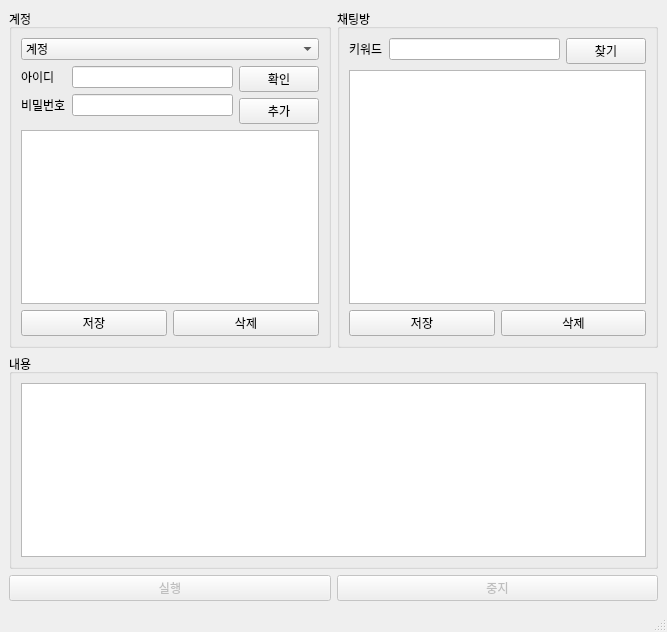
<?xml version="1.0" encoding="UTF-8"?>
<ui version="4.0">
 <class>MainWindow</class>
 <widget class="QMainWindow" name="MainWindow">
  <property name="geometry">
   <rect>
    <x>0</x>
    <y>0</y>
    <width>667</width>
    <height>632</height>
   </rect>
  </property>
  <property name="windowTitle">
   <string>밴드 채팅 보내기 매크로</string>
  </property>
  <widget class="QWidget" name="centralwidget">
   <layout class="QVBoxLayout" name="verticalLayout">
    <item>
     <layout class="QHBoxLayout" name="horizontalLayout_5">
      <item>
       <widget class="QGroupBox" name="account_group">
        <property name="title">
         <string>계정</string>
        </property>
        <layout class="QVBoxLayout" name="verticalLayout_7">
         <item>
          <layout class="QVBoxLayout" name="verticalLayout_6">
           <item>
            <widget class="QComboBox" name="account_combobox">
             <item>
              <property name="text">
               <string>계정</string>
              </property>
             </item>
            </widget>
           </item>
           <item>
            <layout class="QHBoxLayout" name="horizontalLayout_6">
             <item>
              <layout class="QFormLayout" name="formLayout_2">
               <item row="0" column="0">
                <widget class="QLabel" name="id_label">
                 <property name="text">
                  <string>아이디</string>
                 </property>
                 <property name="buddy">
                  <cstring>id_edit</cstring>
                 </property>
                </widget>
               </item>
               <item row="0" column="1">
                <widget class="QLineEdit" name="id_edit"/>
               </item>
               <item row="1" column="0">
                <widget class="QLabel" name="pw_label">
                 <property name="text">
                  <string>비밀번호</string>
                 </property>
                 <property name="buddy">
                  <cstring>pw_edit</cstring>
                 </property>
                </widget>
               </item>
               <item row="1" column="1">
                <widget class="QLineEdit" name="pw_edit">
                 <property name="echoMode">
                  <enum>QLineEdit::Password</enum>
                 </property>
                </widget>
               </item>
              </layout>
             </item>
             <item>
              <layout class="QVBoxLayout" name="verticalLayout_8">
               <item>
                <widget class="QPushButton" name="validate_btn">
                 <property name="text">
                  <string>확인</string>
                 </property>
                </widget>
               </item>
               <item>
                <widget class="QPushButton" name="add_btn">
                 <property name="text">
                  <string>추가</string>
                 </property>
                </widget>
               </item>
              </layout>
             </item>
            </layout>
           </item>
           <item>
            <widget class="QTableWidget" name="account_table">
             <property name="editTriggers">
              <set>QAbstractItemView::NoEditTriggers</set>
             </property>
            </widget>
           </item>
           <item>
            <layout class="QHBoxLayout" name="horizontalLayout_7">
             <item>
              <widget class="QPushButton" name="account_save_btn">
               <property name="text">
                <string>저장</string>
               </property>
              </widget>
             </item>
             <item>
              <widget class="QPushButton" name="account_delete_btn">
               <property name="text">
                <string>삭제</string>
               </property>
              </widget>
             </item>
            </layout>
           </item>
          </layout>
         </item>
        </layout>
       </widget>
      </item>
      <item>
       <widget class="QGroupBox" name="chat_group">
        <property name="title">
         <string>채팅방</string>
        </property>
        <layout class="QVBoxLayout" name="verticalLayout_5">
         <item>
          <layout class="QVBoxLayout" name="verticalLayout_4">
           <item>
            <layout class="QHBoxLayout" name="horizontalLayout_2">
             <item>
              <layout class="QFormLayout" name="formLayout">
               <item row="0" column="0">
                <widget class="QLabel" name="keyword_label">
                 <property name="text">
                  <string>키워드</string>
                 </property>
                 <property name="buddy">
                  <cstring>keyword_edit</cstring>
                 </property>
                </widget>
               </item>
               <item row="0" column="1">
                <widget class="QLineEdit" name="keyword_edit"/>
               </item>
              </layout>
             </item>
             <item>
              <widget class="QPushButton" name="find_btn">
               <property name="text">
                <string>찾기</string>
               </property>
              </widget>
             </item>
            </layout>
           </item>
           <item>
            <widget class="QTableWidget" name="tableWidget">
             <property name="editTriggers">
              <set>QAbstractItemView::NoEditTriggers</set>
             </property>
            </widget>
           </item>
           <item>
            <layout class="QHBoxLayout" name="horizontalLayout_3">
             <item>
              <widget class="QPushButton" name="chat_save_btn">
               <property name="text">
                <string>저장</string>
               </property>
              </widget>
             </item>
             <item>
              <widget class="QPushButton" name="chat_delete_btn">
               <property name="text">
                <string>삭제</string>
               </property>
              </widget>
             </item>
            </layout>
           </item>
          </layout>
         </item>
        </layout>
       </widget>
      </item>
     </layout>
    </item>
    <item>
     <widget class="QGroupBox" name="content_group">
      <property name="title">
       <string>내용</string>
      </property>
      <layout class="QVBoxLayout" name="verticalLayout_3">
       <item>
        <widget class="QPlainTextEdit" name="content_edit"/>
       </item>
      </layout>
     </widget>
    </item>
    <item>
     <layout class="QHBoxLayout" name="horizontalLayout">
      <item>
       <widget class="QPushButton" name="run_btn">
        <property name="enabled">
         <bool>false</bool>
        </property>
        <property name="text">
         <string>실행</string>
        </property>
       </widget>
      </item>
      <item>
       <widget class="QPushButton" name="stop_btn">
        <property name="enabled">
         <bool>false</bool>
        </property>
        <property name="text">
         <string>중지</string>
        </property>
       </widget>
      </item>
     </layout>
    </item>
   </layout>
  </widget>
  <widget class="QStatusBar" name="statusbar"/>
 </widget>
 <resources/>
 <connections>
  <connection>
   <sender>find_btn</sender>
   <signal>clicked()</signal>
   <receiver>MainWindow</receiver>
   <slot>find()</slot>
   <hints>
    <hint type="sourcelabel">
     <x>644</x>
     <y>56</y>
    </hint>
    <hint type="destinationlabel">
     <x>669</x>
     <y>12</y>
    </hint>
   </hints>
  </connection>
  <connection>
   <sender>run_btn</sender>
   <signal>clicked()</signal>
   <receiver>MainWindow</receiver>
   <slot>run()</slot>
   <hints>
    <hint type="sourcelabel">
     <x>197</x>
     <y>598</y>
    </hint>
    <hint type="destinationlabel">
     <x>197</x>
     <y>611</y>
    </hint>
   </hints>
  </connection>
  <connection>
   <sender>stop_btn</sender>
   <signal>clicked()</signal>
   <receiver>MainWindow</receiver>
   <slot>stop()</slot>
   <hints>
    <hint type="sourcelabel">
     <x>589</x>
     <y>589</y>
    </hint>
    <hint type="destinationlabel">
     <x>606</x>
     <y>611</y>
    </hint>
   </hints>
  </connection>
  <connection>
   <sender>content_edit</sender>
   <signal>textChanged()</signal>
   <receiver>MainWindow</receiver>
   <slot>on_text_changed()</slot>
   <hints>
    <hint type="sourcelabel">
     <x>579</x>
     <y>437</y>
    </hint>
    <hint type="destinationlabel">
     <x>664</x>
     <y>425</y>
    </hint>
   </hints>
  </connection>
  <connection>
   <sender>validate_btn</sender>
   <signal>clicked()</signal>
   <receiver>MainWindow</receiver>
   <slot>validate_account()</slot>
   <hints>
    <hint type="sourcelabel">
     <x>317</x>
     <y>83</y>
    </hint>
    <hint type="destinationlabel">
     <x>323</x>
     <y>-8</y>
    </hint>
   </hints>
  </connection>
  <connection>
   <sender>add_btn</sender>
   <signal>clicked()</signal>
   <receiver>MainWindow</receiver>
   <slot>add_account()</slot>
   <hints>
    <hint type="sourcelabel">
     <x>317</x>
     <y>112</y>
    </hint>
    <hint type="destinationlabel">
     <x>270</x>
     <y>-3</y>
    </hint>
   </hints>
  </connection>
  <connection>
   <sender>account_save_btn</sender>
   <signal>clicked()</signal>
   <receiver>MainWindow</receiver>
   <slot>save_account()</slot>
   <hints>
    <hint type="sourcelabel">
     <x>151</x>
     <y>335</y>
    </hint>
    <hint type="destinationlabel">
     <x>145</x>
     <y>334</y>
    </hint>
   </hints>
  </connection>
  <connection>
   <sender>account_delete_btn</sender>
   <signal>clicked()</signal>
   <receiver>MainWindow</receiver>
   <slot>delete_account()</slot>
   <hints>
    <hint type="sourcelabel">
     <x>318</x>
     <y>335</y>
    </hint>
    <hint type="destinationlabel">
     <x>305</x>
     <y>332</y>
    </hint>
   </hints>
  </connection>
  <connection>
   <sender>chat_save_btn</sender>
   <signal>clicked()</signal>
   <receiver>MainWindow</receiver>
   <slot>save_chat()</slot>
   <hints>
    <hint type="sourcelabel">
     <x>493</x>
     <y>335</y>
    </hint>
    <hint type="destinationlabel">
     <x>431</x>
     <y>331</y>
    </hint>
   </hints>
  </connection>
  <connection>
   <sender>chat_delete_btn</sender>
   <signal>clicked()</signal>
   <receiver>MainWindow</receiver>
   <slot>delete_chat()</slot>
   <hints>
    <hint type="sourcelabel">
     <x>644</x>
     <y>335</y>
    </hint>
    <hint type="destinationlabel">
     <x>588</x>
     <y>335</y>
    </hint>
   </hints>
  </connection>
  <connection>
   <sender>id_edit</sender>
   <signal>textChanged(QString)</signal>
   <receiver>MainWindow</receiver>
   <slot>on_id_edit_changed(QString)</slot>
   <hints>
    <hint type="sourcelabel">
     <x>114</x>
     <y>72</y>
    </hint>
    <hint type="destinationlabel">
     <x>108</x>
     <y>-13</y>
    </hint>
   </hints>
  </connection>
  <connection>
   <sender>pw_edit</sender>
   <signal>textChanged(QString)</signal>
   <receiver>MainWindow</receiver>
   <slot>on_pw_edit_changed(QString)</slot>
   <hints>
    <hint type="sourcelabel">
     <x>173</x>
     <y>98</y>
    </hint>
    <hint type="destinationlabel">
     <x>150</x>
     <y>-8</y>
    </hint>
   </hints>
  </connection>
 </connections>
 <slots>
  <slot>find()</slot>
  <slot>run()</slot>
  <slot>stop()</slot>
  <slot>on_text_changed()</slot>
  <slot>validate_account()</slot>
  <slot>add_account()</slot>
  <slot>save_account()</slot>
  <slot>save_chat()</slot>
  <slot>delete_account()</slot>
  <slot>delete_chat()</slot>
  <slot>on_id_edit_changed(QString)</slot>
  <slot>on_pw_edit_changed(QString)</slot>
 </slots>
</ui>
